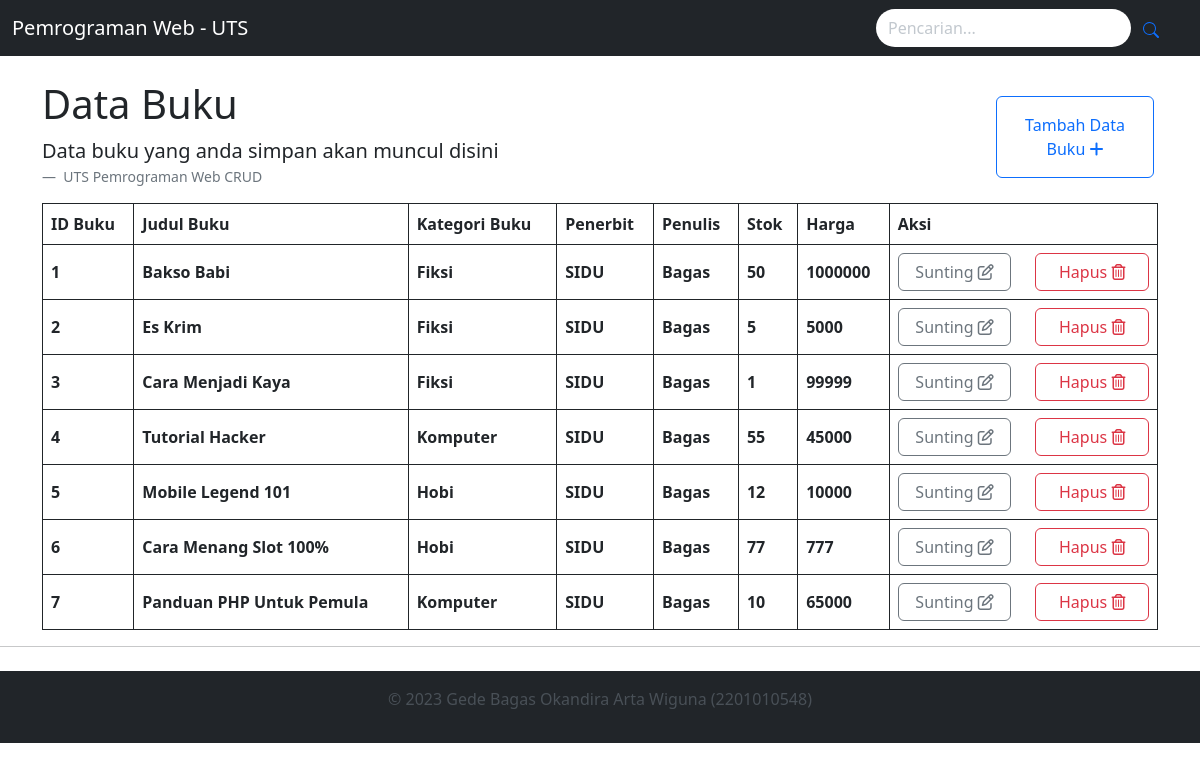
The page / on the database its author committed.
### tables this page shows
CREATE TABLE `tb_buku_2201010548` (
  `ID_buku_2201010548` char(10) NOT NULL,
  `Judul_buku_2201010548` varchar(100) DEFAULT NULL,
  `Kategori_buku_2201010548` varchar(50) DEFAULT NULL,
  `Penerbit_2201010548` varchar(100) DEFAULT NULL,
  `Penulis_2201010548` varchar(100) DEFAULT NULL,
  `Stok_2201010548` int(11) DEFAULT NULL,
  `Harga_2201010548` int(11) DEFAULT NULL
);

### index.php (the view, shortened to what this page needs)
<?php
require_once('koneksi.php');
function read_data() {
  global $mysqli;
  $query = "SELECT * FROM tb_buku_2201010548";
  $result = mysqli_query($mysqli, $query);
  if ($result && mysqli_num_rows($result) > 0) {
    $data = array();
    while ($row = mysqli_fetch_assoc($result)) {
      $data[] = $row;
    }
    return $data;
  } else {
    return array();
  }
}
if (isset($_GET['search'])) {
  $data_tabel = read_by_search();
} else {
  $data_tabel = read_data();
}
?>
<?php
  require_once('header.php');
?>
    <div class="container">
      <div class="row">
        <div class="col-10">
          <h1 class="mt-4">Data Buku</h1>
          <figure>
            <blockquote class="blockquote">
              <p>Data buku yang anda simpan akan muncul disini</p>
            </blockquote>
            <figcaption class="blockquote-footer">
              UTS Pemrograman Web CRUD<cite title="Source Title"></cite>
            </figcaption>
          </figure>
        </div>
        <div class="col-2 p-3">
        <a href="create.php" type="button" class="btn btn-outline-primary mt-4 p-3">
          Tambah Data Buku
          <i class="fa-solid fa-plus"></i>
        </a>
        </div>
      </div>
      <div class="table responsive">
        <table class="table table-hover align-middle table-bordered border-dark">
          <thead>
            <tr>
              <th>ID Buku</th>
              <th>Judul Buku</th>
              <th>Kategori Buku</th>
              <th>Penerbit</th>
              <th>Penulis</th>
              <th>Stok</th>
              <th>Harga</th>
              <th>Aksi</th>
            </tr>
          </thead>
          <tbody>
            <?php
              for($i = 0; $i < count($data_tabel); $i++) {
            ?>
            <tr>
              <th scope="row"><?= $data_tabel[$i]['ID_buku_2201010548'] ?></th>
              <th scope="row"><?= $data_tabel[$i]['Judul_buku_2201010548'] ?></th>
              <th scope="row"><?= $data_tabel[$i]['Kategori_buku_2201010548'] ?></th>
              <th scope="row"><?= $data_tabel[$i]['Penerbit_2201010548'] ?></th>
              <th scope="row"><?= $data_tabel[$i]['Penulis_2201010548'] ?></th>
              <th scope="row"><?= $data_tabel[$i]['Stok_2201010548'] ?></th>
              <th scope="row"><?= $data_tabel[$i]['Harga_2201010548'] ?></th>
              <th scope="row">
                <div class="row">
                  <div class="col">
                    <a href="update.php?id=<?= $data_tabel[$i]['ID_buku_2201010548'] ?>" style="width:100%" class="btn btn-outline-secondary">
                    Sunting
                    <i class="fa-regular fa-pen-to-square"></i>
                    </a>
                  </div>
                  <div class="col">
                    <form action="index.php" method="POST">
                      <button type="submit" onclick="return confirm('yakin ingin di hapus?')" style="width:100%" class="btn btn-outline-danger">
                        Hapus
                        <i class="fa-regular fa-trash-can"></i>
                      </button>
                    </form>
                  </div>
                </div>
              </th>
            </tr>
            <?php
              }
            ?>
          </tbody>
        </table>
      </div>
    </div>
<?php
  require_once('footer.php');
?>

### header.php (shortened to what this page needs)
<!DOCTYPE html>
<html>
  <head>
    <link href="css/bootstrap.min.css" rel="stylesheet" />
    <link rel="stylesheet" href="fontawesome/css/fontawesome.min.css" />
    <link
      rel="stylesheet"
      href="https://cdnjs.cloudflare.com/ajax/libs/font-awesome/6.4.0/css/all.min.css"
    />
  </head>
  <body>
    <nav class="navbar bg-dark" data-bs-theme="dark">
      <div class="container-fluid">
        <a href="index.php"class="navbar-brand">Pemrograman Web - UTS</a>
        <div class="d-flex flex-row-reverse">
            <div class="p-2"></div>
                <form action="index.php" method="GET" class="input-group" role="search">
                    <input type="search" name="search" placeholder="Pencarian..." aria-describedby="button-addon1" class="form-control border-0 bg-white rounded-pill">
                <button id="button-addon1" type="submit" class="btn btn-link text-primary">
                </button>
                </form>
            </div>
        </div>
    </nav>
  </body>

### footer.php
<hr>
    <footer class="bg-dark py-3 my-4">
        <p class="text-center text-body-secondary text-light-emphasis">© 2023 Gede Bagas Okandira Arta Wiguna (2201010548)</p>
    </footer>
</html>

### rows shown on the page
tb_buku_2201010548: ID_buku_2201010548 "1", Judul_buku_2201010548 "Bakso Babi", Kategori_buku_2201010548 "Fiksi", Penerbit_2201010548 "SIDU", Penulis_2201010548 "Bagas", Stok_2201010548 "50", Harga_2201010548 "1000000"
tb_buku_2201010548: ID_buku_2201010548 "2", Judul_buku_2201010548 "Es Krim", Kategori_buku_2201010548 "Fiksi", Penerbit_2201010548 "SIDU", Penulis_2201010548 "Bagas", Stok_2201010548 "5", Harga_2201010548 "5000"
tb_buku_2201010548: ID_buku_2201010548 "3", Judul_buku_2201010548 "Cara Menjadi Kaya", Kategori_buku_2201010548 "Fiksi", Penerbit_2201010548 "SIDU", Penulis_2201010548 "Bagas", Stok_2201010548 "1", Harga_2201010548 "99999"
tb_buku_2201010548: ID_buku_2201010548 "4", Judul_buku_2201010548 "Tutorial Hacker", Kategori_buku_2201010548 "Komputer", Penerbit_2201010548 "SIDU", Penulis_2201010548 "Bagas", Stok_2201010548 "55", Harga_2201010548 "45000"
tb_buku_2201010548: ID_buku_2201010548 "5", Judul_buku_2201010548 "Mobile Legend 101", Kategori_buku_2201010548 "Hobi", Penerbit_2201010548 "SIDU", Penulis_2201010548 "Bagas", Stok_2201010548 "12", Harga_2201010548 "10000"
tb_buku_2201010548: ID_buku_2201010548 "6", Judul_buku_2201010548 "Cara Menang Slot 100%", Kategori_buku_2201010548 "Hobi", Penerbit_2201010548 "SIDU", Penulis_2201010548 "Bagas", Stok_2201010548 "77", Harga_2201010548 "777"
tb_buku_2201010548: ID_buku_2201010548 "7", Judul_buku_2201010548 "Panduan PHP Untuk Pemula", Kategori_buku_2201010548 "Komputer", Penerbit_2201010548 "SIDU", Penulis_2201010548 "Bagas", Stok_2201010548 "10", Harga_2201010548 "65000"
